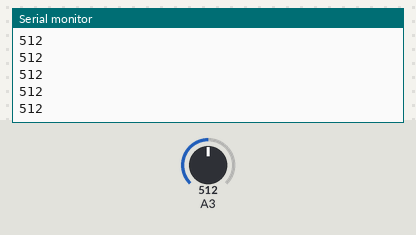
The sketch below on a simulated Arduino Uno, built with avr-gcc and run on an emulated ATmega328P. Parts: the last lines printed to the serial monitor. Inputs (shaded band) come from the test bench; at power-on: A3 = 512.

Above: at 1.2 s.
1.3 s: A3 set to 716
At 2.1 s:
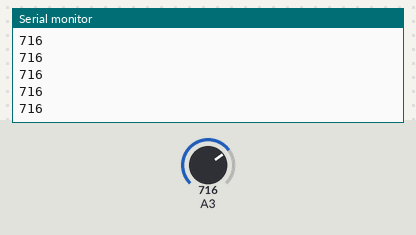
2.8 s: A3 set to 900
At 3.4 s:
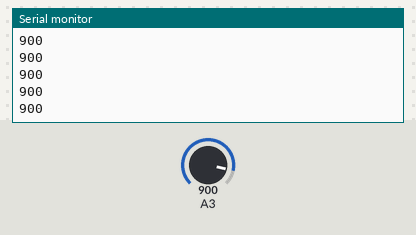
Timing chart, 0 to 5.8 s (numbered marks = the images above; inputs shaded):
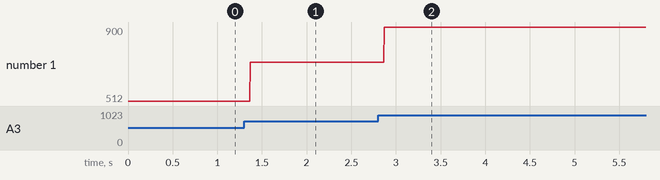

The sketch:

ask1.ino
```cpp
uint16_t a;

void setup() {
  InitADC();
  Serial.begin(9600);


}

void loop() {

  a = ReadADC(3);
  Serial.println(a);

}


uint16_t ReadADC(uint8_t ch) {

  //select ADC channel ch must be 0-7
  ch = ch & 0b00000111;
  ADMUX |= ch;

  // start single conversion
  ADCSRA |= ( 1 << ADSC);

  // Wait for conversion to complete
  while(! (ADCSRA & (1<<ADIF)));

  // clear ADIF by writing one to it
  ADCSRA |= ( 1 << ADIF);

  return(ADC);

}

void InitADC() {
  ADMUX = (1 << REFS0);   // for Ared=AVcc
  ADCSRA = (1 << ADEN) | (1<<ADPS2) | (1<<ADPS1) | (1<<ADPS0); // prescalar div factor
}
```

Measured:
- after the input at 1.3 s, the serial monitor: prints a new line after 0.07 s (image 1)
- after the input at 2.8 s, the serial monitor: prints a new line after 0.07 s (image 2)
- plotted number 1: 512 → 716 after the input at 1.3 s, 716 → 900 after the input at 2.8 s
